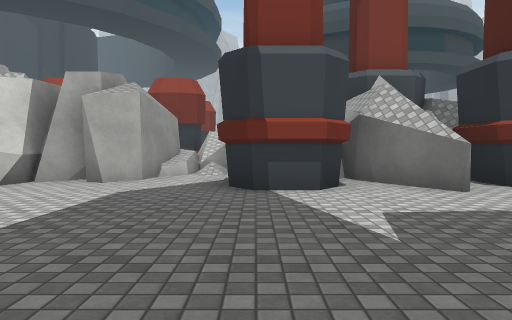
View 1 (above)

24 first-person views from a walk through a Unity game level. The camera is 1.2 m above the floor, tilts 2° down and sees 70° across. The floor is counted in squares, 2 m on a side. Each view is taken from the middle of a square. On the plan, view 1 faces up. The plan holds only what a view shows up to about 10 squares ahead; the rest is blank. The place goes on beyond the plan. The player character is not drawn. Some surface patterns are stand-ins.

View 2
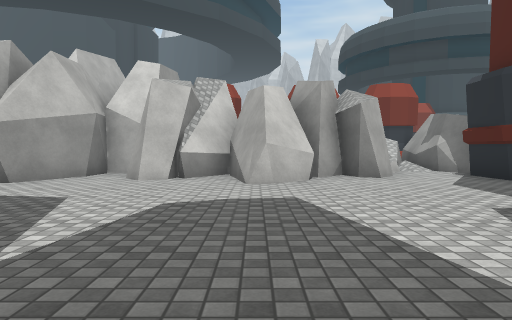

View 3
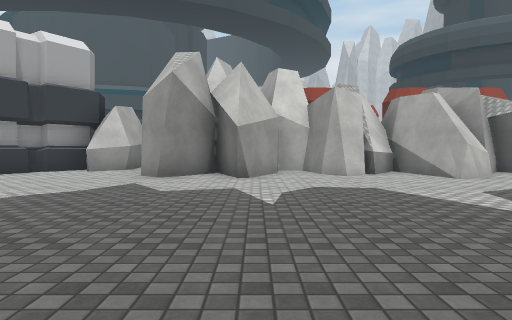

View 4
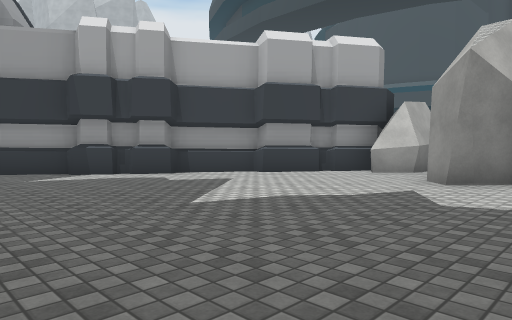

View 5
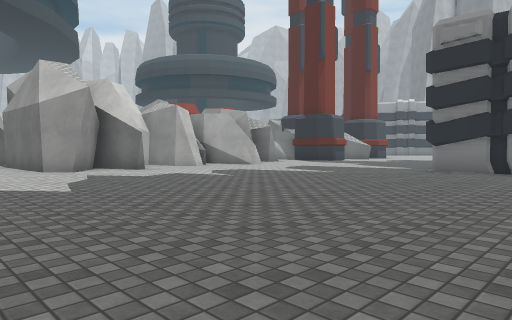

View 6
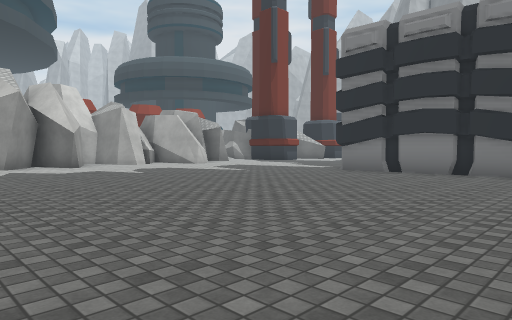

View 7
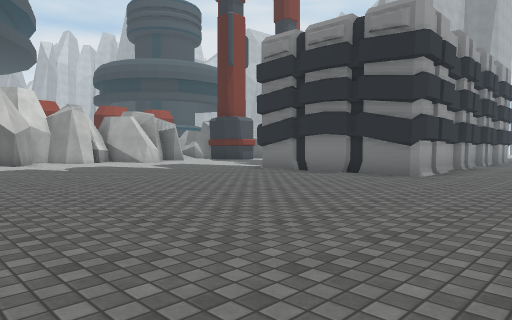

View 8
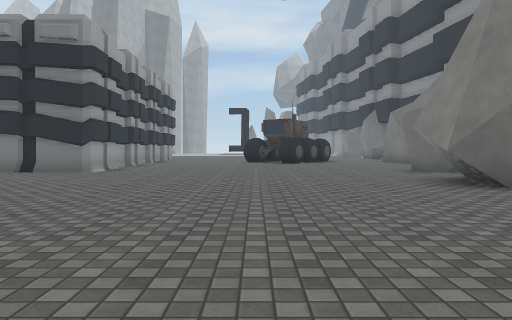

View 9
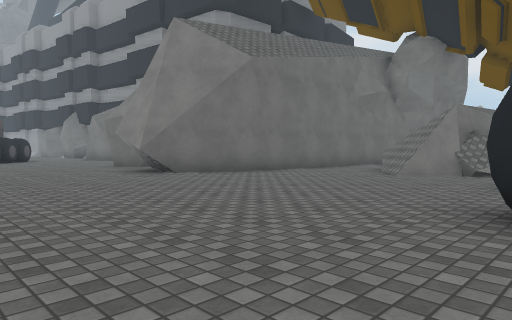

View 10
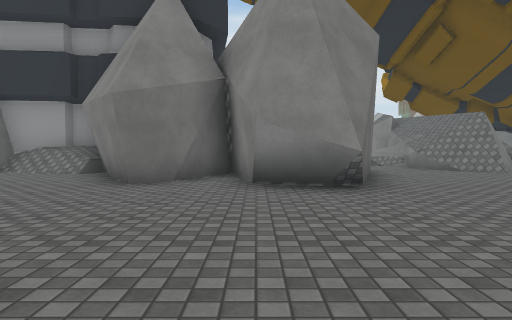

View 11
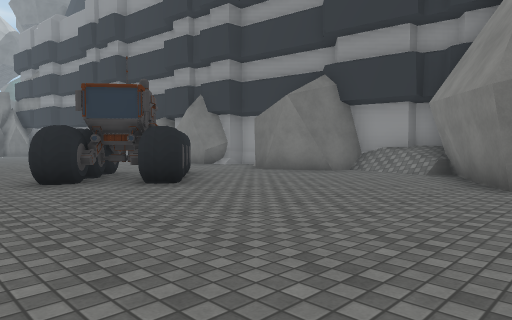

View 12
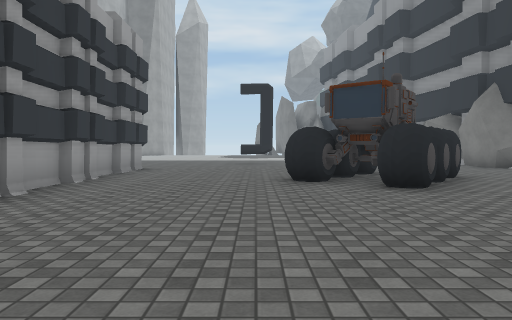

View 13
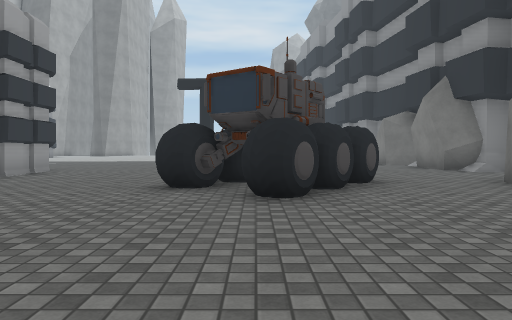

View 14
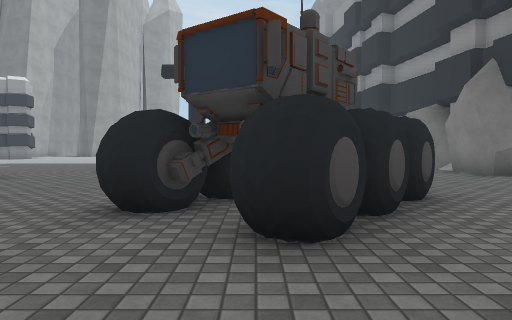

View 15
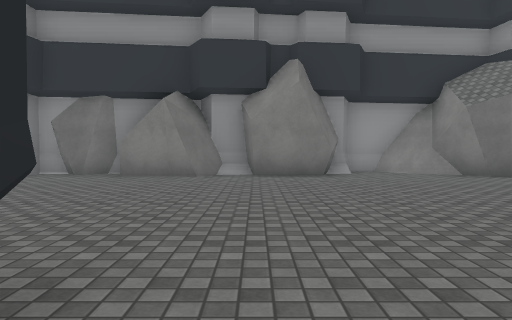

View 16
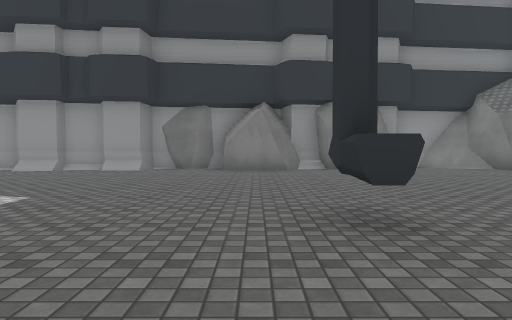

View 17
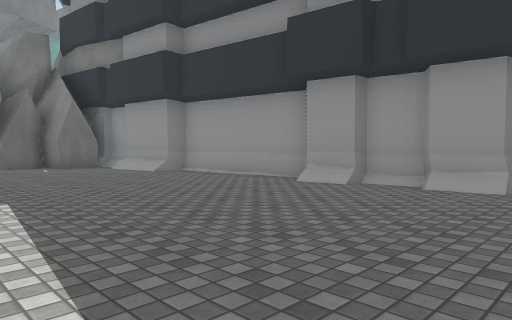

View 18
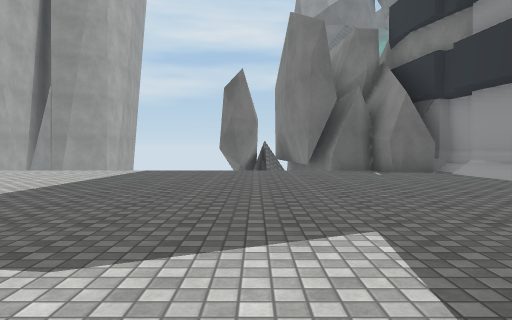

View 19
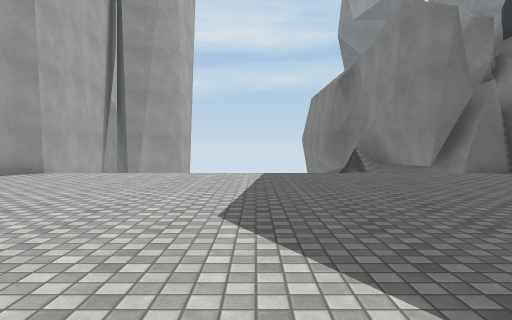

View 20
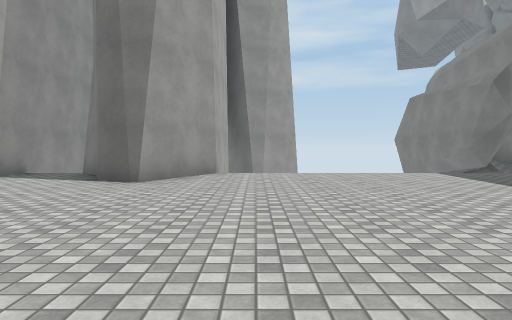

View 21
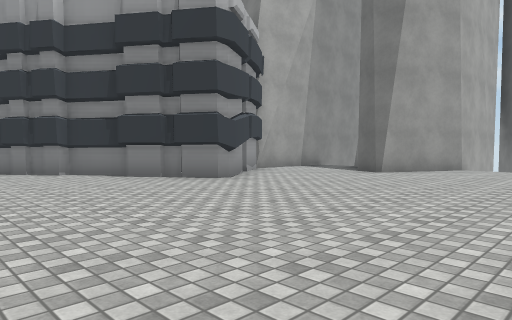

View 22
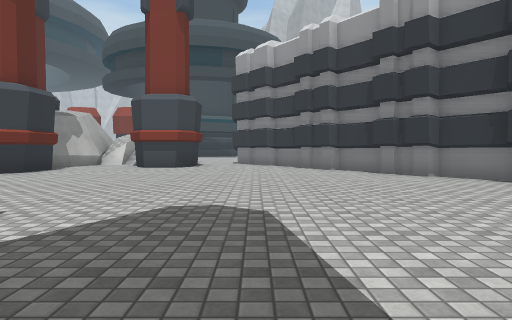

View 23
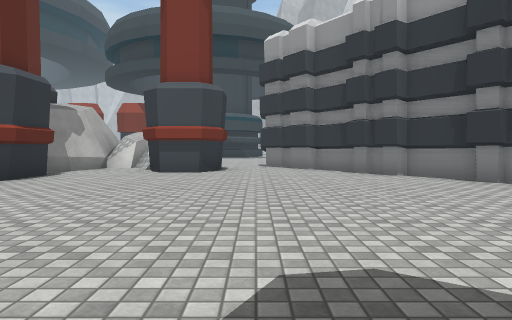

View 24
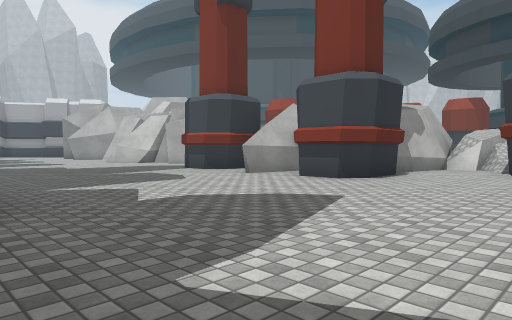

### Floor plan
Key: @ floor where view 1 was taken; # wall or solid block; . main floor; : floor 0.25 m higher than the main floor; / step, stairs or slope; = window, fence, low wall or low ledge; v drop or lower ground; O other object.
Columns run from 17 left of view 1 to 24 right of it. Each row starts with its distance up from view 1.
 10                ###    #=
  9     ###        #=#    #.  #.##
  8    ##.######   #/#    #..##..##
  7   ###.###.######.######.......##
  6  ##...###.#.###..######........#
  5 ##......#...:....##.###........##
  4 #...............................##     ##
  3 #................................#### ..#
  2 .................................##.....#
  1 ......................................###
  0 ..............   @....................##
 -1    ..........#         ................##
 -2    ..........#             .............
 -3    ..........#              ............
 -4    ..........#         ...   ...........
 -5     .........##########....     ........
 -6     ........................   .........
 -7      ........................   ........
 -8   .......................O...  ......... #
 -9   ................##.................... #
-10   ................###...................v#
-11   ................###...................##
-12   #.......##.......# ..................##
-13    ......###.#.........................#
-14     .....######.....................####
-15     .....######/..###..##############
-16     ==...#  # ##/## #####  #

Where each view was taken, in squares from view 1:
view 1: 0 up, 0 right, facing up
view 2: 1 down, 5 left, facing up
view 3: 2 down, 9 left, facing up
view 4: 1 down, 9 left, facing up-left
view 5: 4 down, 14 left, facing up-right
view 6: 6 down, 13 left, facing up-right
view 7: 8 down, 12 left, facing up-right
view 8: 9 down, 13 left, facing right
view 9: 8 down, 15 left, facing down-right
view 10: 7 down, 6 left, facing down
view 11: 7 down, 5 left, facing down-right
view 12: 8 down, 5 left, facing right
view 13: 10 down, 4 left, facing right
view 14: 10 down, 2 left, facing right
view 15: 7 down, 7 right, facing down
view 16: 5 down, 9 right, facing down
view 17: 9 down, 11 right, facing down-right
view 18: 9 down, 13 right, facing right
view 19: 6 down, 14 right, facing right
view 20: 2 down, 14 right, facing right
view 21: 4 down, 12 right, facing up-right
view 22: 3 down, 11 right, facing up
view 23: 1 down, 10 right, facing up
view 24: 1 down, 9 right, facing up-left
